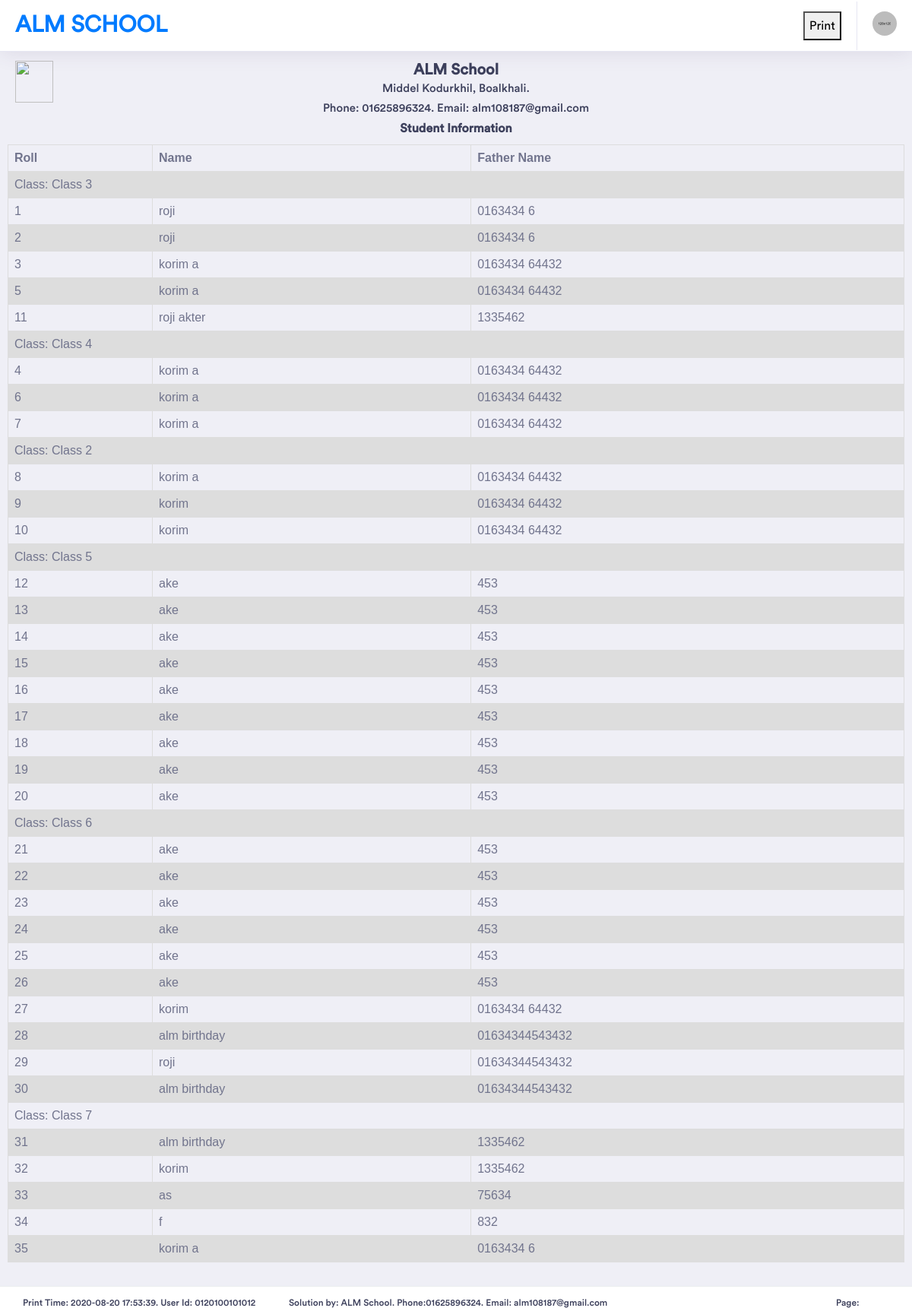
Screenshot of /RptClassStudents.php with the database file from the repository.
### tables this page shows
CREATE TABLE `studentinfo` (
  `autoId` int(11) NOT NULL,
  `studentName` varchar(100) NOT NULL,
  `fatherName` varchar(111) NOT NULL,
  `motherName` varchar(211) NOT NULL,
  `presentAddress` varchar(211) NOT NULL,
  `permanentAddress` varchar(211) NOT NULL,
  `MobileNumber` varchar(211) NOT NULL,
  `class` varchar(211) NOT NULL,
  `Cl_Roll` int(250) NOT NULL,
  `email` varchar(221) NOT NULL,
  `file` varchar(211) NOT NULL,
  `userId` varchar(211) NOT NULL,
  `entryTime` datetime NOT NULL
);

### RptClassStudents.php (the view, shortened to what this page needs)
<html>
<head>
</head>
<body>
<div style="height: 70px;">
<?php
include("RptHeaderAll.php");
?>
</div>
<div style="padding: 10px;">
<div style=" height:110px;   text-align: center; ">
	<div style=" width:70px;  float: left;   z-index: 1; position: absolute; " >
	<img src="img/almlogo.png" class="w3-image w3-greyscale-min" style="width:50px; height:55px;" >
	</div>
	<div style=" width:100%; ">
		<h3 Style=" font-weight: bold; margin-bottom: 0px;">ALM School</h3>
		<h5 Style=" margin-bottom: 0px;">Middel Kodurkhil, Boalkhali.</h5>
		<h5 Style=" margin-bottom: 0px;">Phone: 01625896324. Email: alm108187@gmail.com</h5>
		<h4 Style=" font-weight: bold; margin-bottom: 0px;"> Student Information</h4>
	</div>
</div>
<table style="padding: 15px; margin-bottom: 50px;">
<tr>
<th> Roll</th>
<th> Name</th>
<th> Father Name</th>
</tr>
<?php
$link= mysqli_connect("localhost", "root", "");
mysqli_select_db($link,"alm");
$result="SELECT DISTINCT `class` FROM `studentinfo`  ";
$display=mysqli_query($link,$result);
while($row=mysqli_fetch_array($display))
{
	echo"<tr>";
	  echo"<td colspan='3'> Class: ".$row['class']."</td>";
	echo"</tr>";
	$re="SELECT * FROM `studentinfo` Where class like '".$row['class']. "' ";
		$dl=mysqli_query($link,$re);
			while($row1=mysqli_fetch_array($dl))
			{
				echo"<tr>";
				echo"<td>".$row1['autoId']."</td>";
				echo"<td>".$row1['studentName']."</td>";
				echo"<td>".$row1['MobileNumber']."</td>";
				echo"</tr>";
			}
}
?>
</table>
<div class="footer"  Style="height:10px;">
                   <h6 Style=" float: left; width: 350px;">Print Time: 2020-08-20 17:53:39.   User Id: 0120100101012</h6>
				<h6 Style=" float: left; width: 450px;">Solution by: ALM School. Phone:01625896324. Email: alm108187@gmail.com</h6>
				<h6 Style=" float: right; width: 70px;">Page: </h6>
</div>
</div>
</body>
</html>

### RptClassStudents.php (style rules this page uses)
table { font-family: arial, sans-serif; border-collapse: collapse; width: 100%; }
td, th { border: 1px solid #dddddd; text-align: left; padding: 8px; }
tr:nth-child(even) { background-color: #dddddd; }
.footer { position: fixed; left: 0; bottom: 0; width: 100%; }

### rows the page displays
studentinfo: autoId "1", studentName "roji", MobileNumber "0163434 6"
studentinfo: autoId "2", studentName "roji", MobileNumber "0163434 6"
studentinfo: autoId "3", studentName "korim a", MobileNumber "0163434 64432"
studentinfo: autoId "5", studentName "korim a", MobileNumber "0163434 64432"
studentinfo: autoId "11", studentName "roji akter", MobileNumber "1335462"
studentinfo: autoId "4", studentName "korim a", MobileNumber "0163434 64432"
studentinfo: autoId "6", studentName "korim a", MobileNumber "0163434 64432"
studentinfo: autoId "7", studentName "korim a", MobileNumber "0163434 64432"
studentinfo: autoId "8", studentName "korim a", MobileNumber "0163434 64432"
studentinfo: autoId "9", studentName "korim", MobileNumber "0163434 64432"
studentinfo: autoId "10", studentName "korim", MobileNumber "0163434 64432"
studentinfo: autoId "12", studentName "ake", MobileNumber "453"
studentinfo: autoId "13", studentName "ake", MobileNumber "453"
studentinfo: autoId "14", studentName "ake", MobileNumber "453"
studentinfo: autoId "15", studentName "ake", MobileNumber "453"
studentinfo: autoId "16", studentName "ake", MobileNumber "453"
studentinfo: autoId "17", studentName "ake", MobileNumber "453"
studentinfo: autoId "18", studentName "ake", MobileNumber "453"
studentinfo: autoId "19", studentName "ake", MobileNumber "453"
studentinfo: autoId "20", studentName "ake", MobileNumber "453"
studentinfo: autoId "21", studentName "ake", MobileNumber "453"
studentinfo: autoId "22", studentName "ake", MobileNumber "453"
studentinfo: autoId "23", studentName "ake", MobileNumber "453"
studentinfo: autoId "24", studentName "ake", MobileNumber "453"
studentinfo: autoId "25", studentName "ake", MobileNumber "453"
studentinfo: autoId "26", studentName "ake", MobileNumber "453"
studentinfo: autoId "27", studentName "korim", MobileNumber "0163434 64432"
studentinfo: autoId "28", studentName "alm birthday", MobileNumber "01634344543432"
studentinfo: autoId "29", studentName "roji", MobileNumber "01634344543432"
studentinfo: autoId "30", studentName "alm birthday", MobileNumber "01634344543432"
studentinfo: autoId "31", studentName "alm birthday", MobileNumber "1335462"
studentinfo: autoId "32", studentName "korim", MobileNumber "1335462"
studentinfo: autoId "33", studentName "as", MobileNumber "75634"
studentinfo: autoId "34", studentName "f", MobileNumber "832"
studentinfo: autoId "35", studentName "korim a", MobileNumber "0163434 6"

### other values shown
$row['class'] "Class 3"
$row['class'] "Class 4"
$row['class'] "Class 2"
$row['class'] "Class 5"
$row['class'] "Class 6"
$row['class'] "Class 7"
